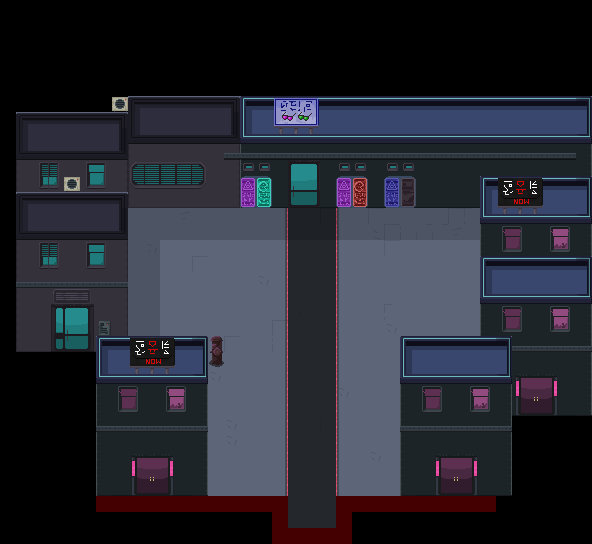

Tiled map render using the project's own tile images. Description and the map definition, with tile-layer contents summarised, below:
An orthogonal 37x34 tile map with 16x16 px tiles, 7 tile layers (Suelo, DecoracionSuelo, Paredes, Decoracion, ...), 4 tilesets and 4 objects (2x Down, Start, Tuto_Text).

<map version="1.0" tiledversion="1.0.3" orientation="orthogonal" renderorder="right-down" width="37" height="34" tilewidth="16" tileheight="16" nextobjectid="27">
 <tileset firstgid="1" source="../../tileset/city.tsx" />
 <tileset firstgid="257" source="../../tileset/City2.tsx" />
 <tileset firstgid="769" source="../../tileset/CityProps.tsx" />
 <tileset firstgid="1137" source="../../tileset/Buildings.tsx" />
 <layer name="Suelo" width="37" height="34">
  <data>[1258 cells, 829 non-empty, 5 distinct tile ids]</data>
 </layer>
 <objectgroup name="Inicio">
  <object id="24" name="Start" gid="255" x="304" y="288" width="16" height="16" />
 </objectgroup>
 <layer name="DecoracionSuelo" width="37" height="34">
  <data>[1258 cells, 88 non-empty, 8 distinct tile ids]</data>
 </layer>
 <layer name="Paredes" width="37" height="34">
  <data>[1258 cells, 527 non-empty, 230 distinct tile ids]</data>
 </layer>
 <layer name="Decoracion" width="37" height="34">
  <data>[1258 cells, 83 non-empty, 39 distinct tile ids]</data>
 </layer>
 <layer name="Decoracion2" width="37" height="34">
  <data>[1258 cells, 5 non-empty, 4 distinct tile ids]</data>
 </layer>
 <layer name="Sombra" width="37" height="34">
  <data>[1258 cells, 56 non-empty, 1 distinct tile ids]</data>
 </layer>
 <layer name="Aire" width="37" height="34">
  <data>[1258 cells, 29 non-empty, 1 distinct tile ids]</data>
 </layer>
 <objectgroup name="Puertas">
  <object id="22" name="Down" x="288" y="496" width="48" height="16" />
 </objectgroup>
 <objectgroup name="Entradas">
  <object id="25" name="Down" gid="255" x="304" y="464" width="16" height="16" />
 </objectgroup>
 <objectgroup name="Animados">
  <object id="26" name="Tuto_Text" x="219" y="238.5" width="187" height="95">
   <properties>
    <property name="Text" value="void_text" />
   </properties>
  </object>
 </objectgroup>
 <objectgroup name="Spawners" offsetx="-60" offsety="33" />
</map>
